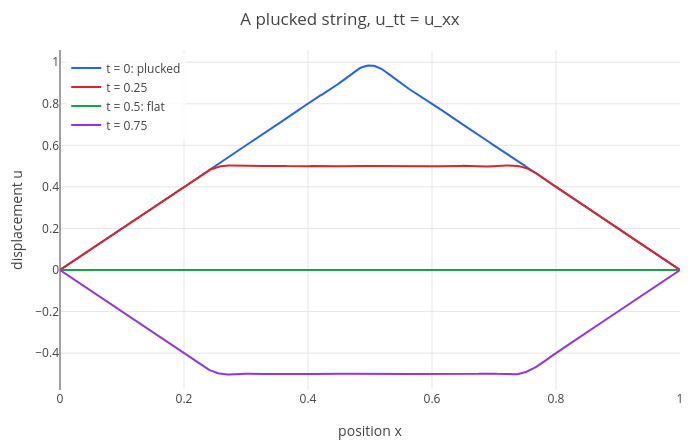

Source (notebook cell):
### Markdown cell above
## 3. The wave equation: a plucked string

A string of length 1, fixed at both ends, obeys $u_{tt} = c^2u_{xx}$. Separation gives the same $X_n = \sin n\pi x$,
but now $T'' = -c^2n^2\pi^2T$: the modes **oscillate** instead of decaying,

$$u_n = \cos(cn\pi t)\sin(n\pi x)\quad\text{(released at rest)}.$$

Mode $n$ vibrates at $n$ times the frequency of mode 1: these are the **harmonics**, the overtones that give an
instrument its sound. Pluck the middle of the string to height 1 and release it ($c = 1$):

### Code cell
bp = 2*int((1 - 2*abs(x - 1/2))*sin(n*pi*x), x, 0, 1)
w = sum(bp*cos(n*pi*t)*sin(n*pi*x), n, 1, 25);
p = plot(subs(w, t, 0), subs(w, t, 0.25), subs(w, t, 0.5), subs(w, t, 0.75), x, 0, 1);
p = legend(p, "t = 0: plucked", "t = 0.25", "t = 0.5: flat", "t = 0.75");
labels(title(p, "A plucked string, u_tt = u_xx"), "position x", "displacement u")

### Figure 1 — Plotly figure (JSON) as saved in the notebook; plotly's stock layout.template omitted (floating-point values rounded to 4 significant figures; data arrays with more than 128 entries replaced by an {"elided": "..."} marker saying what was removed)
{"data": [{"line": {"color": "#2563eb", "width": 2}, "mode": "lines", "name": "t = 0: plucked", "type": "scatter", "x": {"elided": "402 float values"}, "y": {"elided": "402 float values"}}, {"line": {"color": "#dc2626", "width": 2}, "mode": "lines", "name": "t = 0.25", "type": "scatter", "x": {"elided": "402 float values"}, "y": {"elided": "402 float values"}}, {"line": {"color": "#16a34a", "width": 2}, "mode": "lines", "name": "t = 0.5: flat", "type": "scatter", "x": {"elided": "402 float values"}, "y": {"elided": "402 int values"}}, {"line": {"color": "#9333ea", "width": 2}, "mode": "lines", "name": "t = 0.75", "type": "scatter", "x": {"elided": "402 float values"}, "y": {"elided": "402 float values"}}], "layout": {"height": 440, "legend": {"bgcolor": "rgba(255,255,255,0.8)", "x": 0.01, "xanchor": "left", "y": 0.99, "yanchor": "top"}, "margin": {"b": 50, "l": 60, "r": 20, "t": 50}, "showlegend": true, "title": {"text": "A plucked string, u_tt = u_xx"}, "width": 700, "xaxis": {"range": [0, 1], "title": {"text": "position x"}, "zeroline": true}, "yaxis": {"range": [-0.5774, 1.059], "title": {"text": "displacement u"}, "zeroline": true}}}
